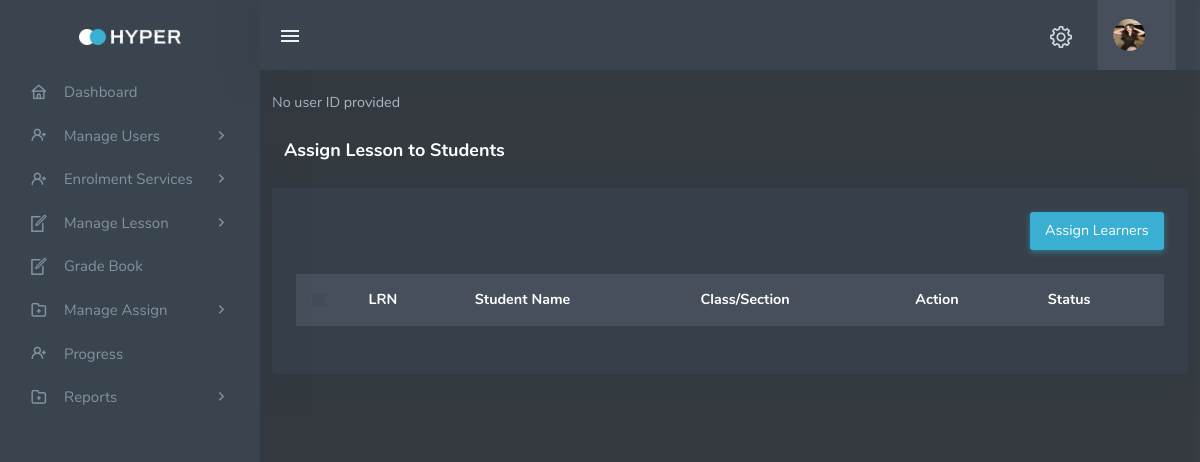
Before: /Teacher_AssignLesson.php with the older database file.
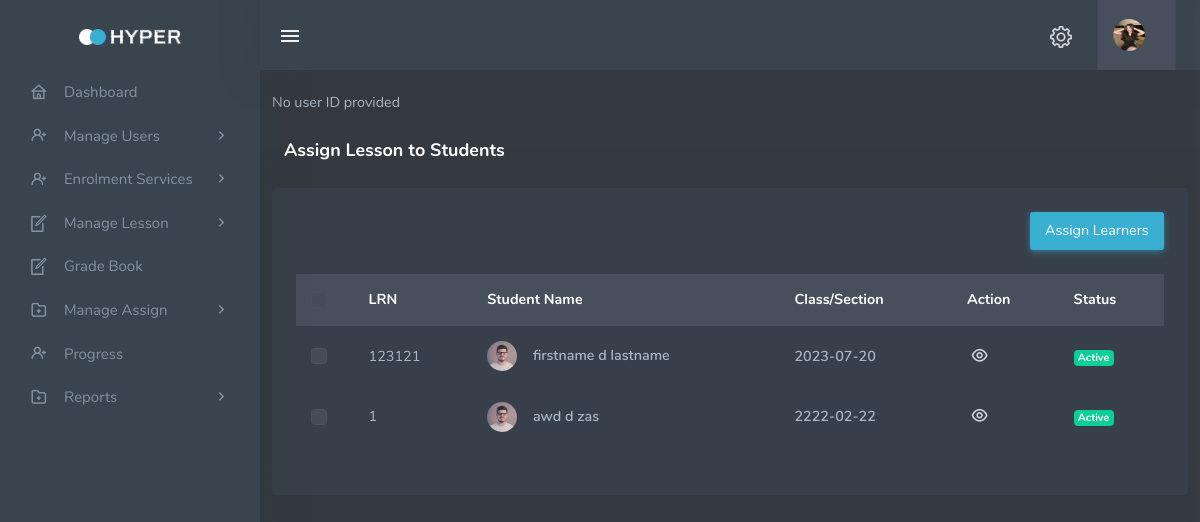
After: the same page with the newer database file.
### tables this page shows
CREATE TABLE `tbl_learner` (
  `learner_id` int(11) NOT NULL,
  `lrn` int(11) NOT NULL,
  `user_id` int(11) NOT NULL,
  `guardian_info_id` int(11) NOT NULL,
  `guardian_contact_id` int(11) NOT NULL,
  `address_id` int(11) NOT NULL,
  `level_id` int(11) NOT NULL,
  `status_id` int(11) NOT NULL,
  `account_id` int(11) NOT NULL,
  `usercredentials_id` int(11) NOT NULL
);

CREATE TABLE `tbl_learner_id` (
  `learner_id` int(11) NOT NULL,
  `lrn` int(11) NOT NULL
);

CREATE TABLE `tbl_userinfo` (
  `user_id` int(11) NOT NULL,
  `firstname` varchar(244) NOT NULL,
  `middlename` varchar(244) NOT NULL,
  `lastname` varchar(244) NOT NULL,
  `birthday` date NOT NULL,
  `gender` varchar(244) NOT NULL
);

### Teacher_AssignLesson.php (the view, shortened to what the changed rows need)
<!DOCTYPE html>
<html lang="en" class="menuitem-active">
<head>
  <link href="assets/css/vendor/dataTables.bootstrap5.css" rel="stylesheet" type="text/css">
  <link href="assets/css/vendor/responsive.bootstrap5.css" rel="stylesheet" type="text/css">
  <link href="assets/css/icons.min.css" rel="stylesheet" type="text/css">
  <link href="assets/css/app.min.css" rel="stylesheet" type="text/css" id="light-style">
  <link href="assets/css/app-dark.min.css" rel="stylesheet" type="text/css" id="dark-style">
</head>
<body <?php include('dataconfig.php') ?>>
  <div class="wrapper">
    <div class="content-page">
      <div class="row">
        <div class="col-12">
          <div class="card">
            <div class="card-body">
              <div class="table-responsive">
                <table class="table table-centered table-borderless table-hover w-100 dt-responsive nowrap"
                  id="products-datatable">
                  <thead class="table-light">
                    <tr>
                      <th style="width: 20px;">
                        <div class="form-check">
                          <input type="checkbox" class="form-check-input" id="customCheck1">
                          <label class="form-check-label" for="customCheck1">&nbsp;</label>
                        </div>
                      </th>
                      <th>LRN</th>
                      <th>Student Name</th>
                      <th>Class/Section</th>
                      <th>Action</th>
                      <th>Status</th>
                    </tr>
                  </thead>
                  <tbody>
                    <?php
                    include 'dbcon.php';
                    $sql = "SELECT tbl_userinfo.user_id, tbl_learner.learner_id, tbl_learner.level_id, tbl_user_level.level, tbl_userinfo.firstname,
                  tbl_userinfo.middlename, tbl_userinfo.lastname, tbl_userinfo.birthday, tbl_userinfo.gender, tbl_user_status.status,
                  tbl_learner_id.lrn, tbl_address.address, tbl_usercredentials.contact, tbl_usercredentials.email
                  FROM tbl_learner
                  JOIN tbl_user_level ON tbl_learner.level_id = tbl_user_level.level_id
                  JOIN tbl_userinfo ON tbl_learner.user_id = tbl_userinfo.user_id
                  JOIN tbl_learner_id ON tbl_learner.learner_id = tbl_learner_id.learner_id
                  JOIN tbl_user_status ON tbl_learner.status_id = tbl_user_status.status_id
                  JOIN tbl_address ON tbl_learner.address_id = tbl_address.address_id
                  JOIN tbl_usercredentials ON tbl_learner.usercredentials_id = tbl_usercredentials.usercredentials_id
                  WHERE tbl_user_level.level = 'LEARNER' AND tbl_user_status.status = 1";
                    $result = mysqli_query($conn, $sql);
                    if ($result && mysqli_num_rows($result) > 0) {
                      while ($row = mysqli_fetch_assoc($result)) {
                        ?>
                        <tr>
                          <td>
                            <div class="form-check">
                              <input type="checkbox" class="form-check-input" id="customCheck2">
                              <label class="form-check-label" for="customCheck2">&nbsp;</label>
                            </div>
                          </td>
                          <td>
                            <?php echo $row['lrn'] ?>
                          </td>
                          <td class="table-user">
                            <img src="assets/images/users/avatar-4.jpg" alt="table-user" class="me-2 rounded-circle">
                            <a href="javascript:void(0);" class="text-body fw-semibold">
                              <?php echo $row['firstname'] . ' ' . $row['middlename'] . ' ' . $row['lastname'] ?>
                            </a>
                          </td>
                          <td>
                            <span class="fw-semibold">
                              <?php echo $row['birthday'] ?>
                            </span>
                          </td>
                          <td>
                            <a href="teacher_view_student.php?user_id=<?php echo $row['user_id'] ?>" class="action-icon">
                              <i class="uil-eye"></i>
                            </a>
                          </td>
                          <td>
                            <?php
                            if ($row['status'] == 1) {
                              ?>
                              <span class="badge bg-success">Active</span>
                              <?php
                            } else {
                              ?>
                              <span class="badge bg-warning">Inactive</span>
                              <?php
                            }
                            ?>
                          </td>
                        </tr>
                        <?php
                      }
                    }
                    ?>
                  </tbody>
                </table>
              </div>
            </div>
          </div>
        </div>
      </div>
    </div>
  </div>
</body>
</html>

Changed rows visible on the page:
now on this page (row edited): tbl_learner: tbl_learner_id.lrn "123121", user.firstname "firstname", user.middlename "d", user.lastname "lastname", user.birthday "2023-07-20"
added tbl_learner: tbl_learner_id.lrn "1", user.firstname "awd", user.middlename "d", user.lastname "zas", user.birthday "2222-02-22"
